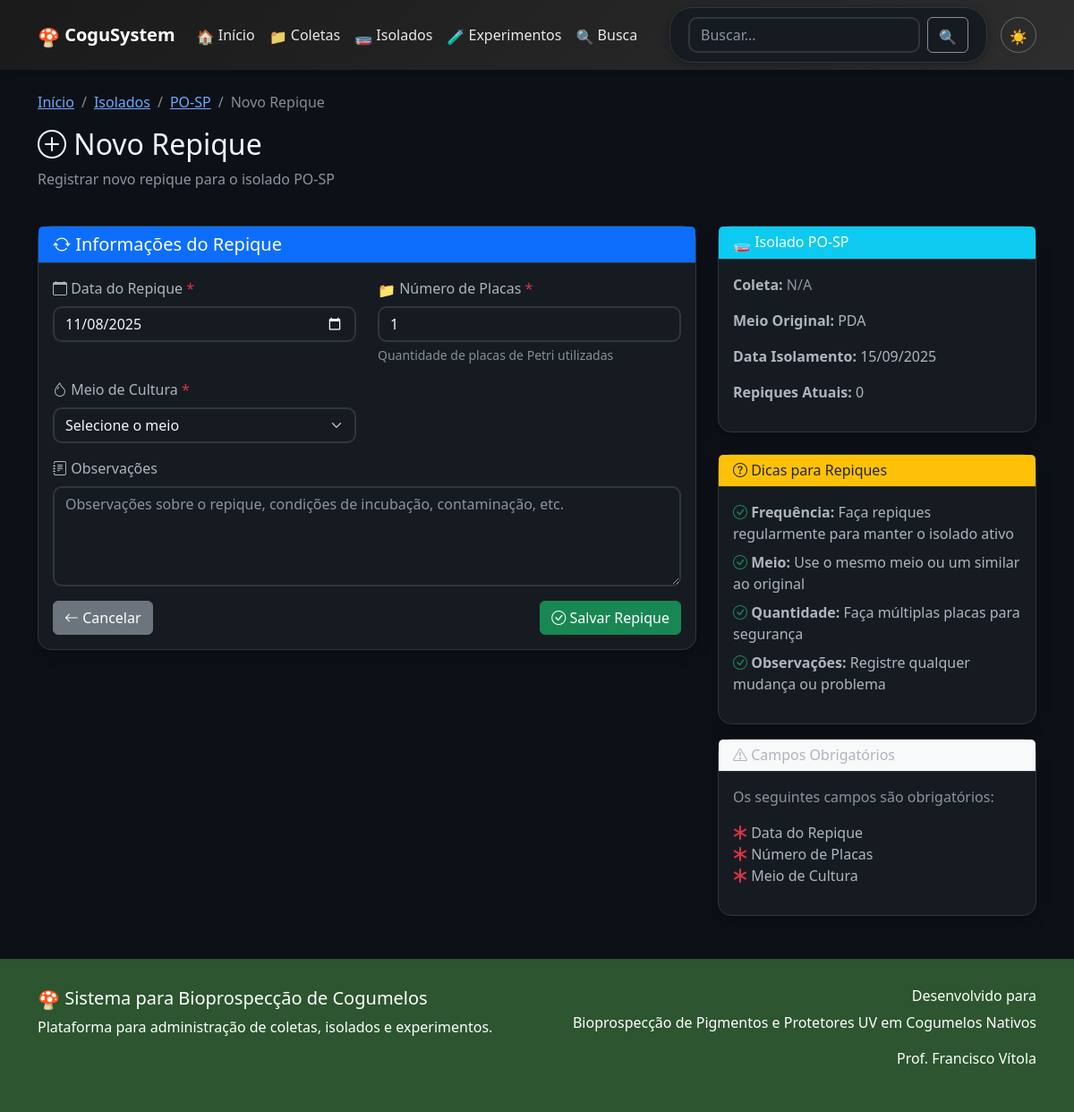
Page /repique/novo/1 on the earlier database version.
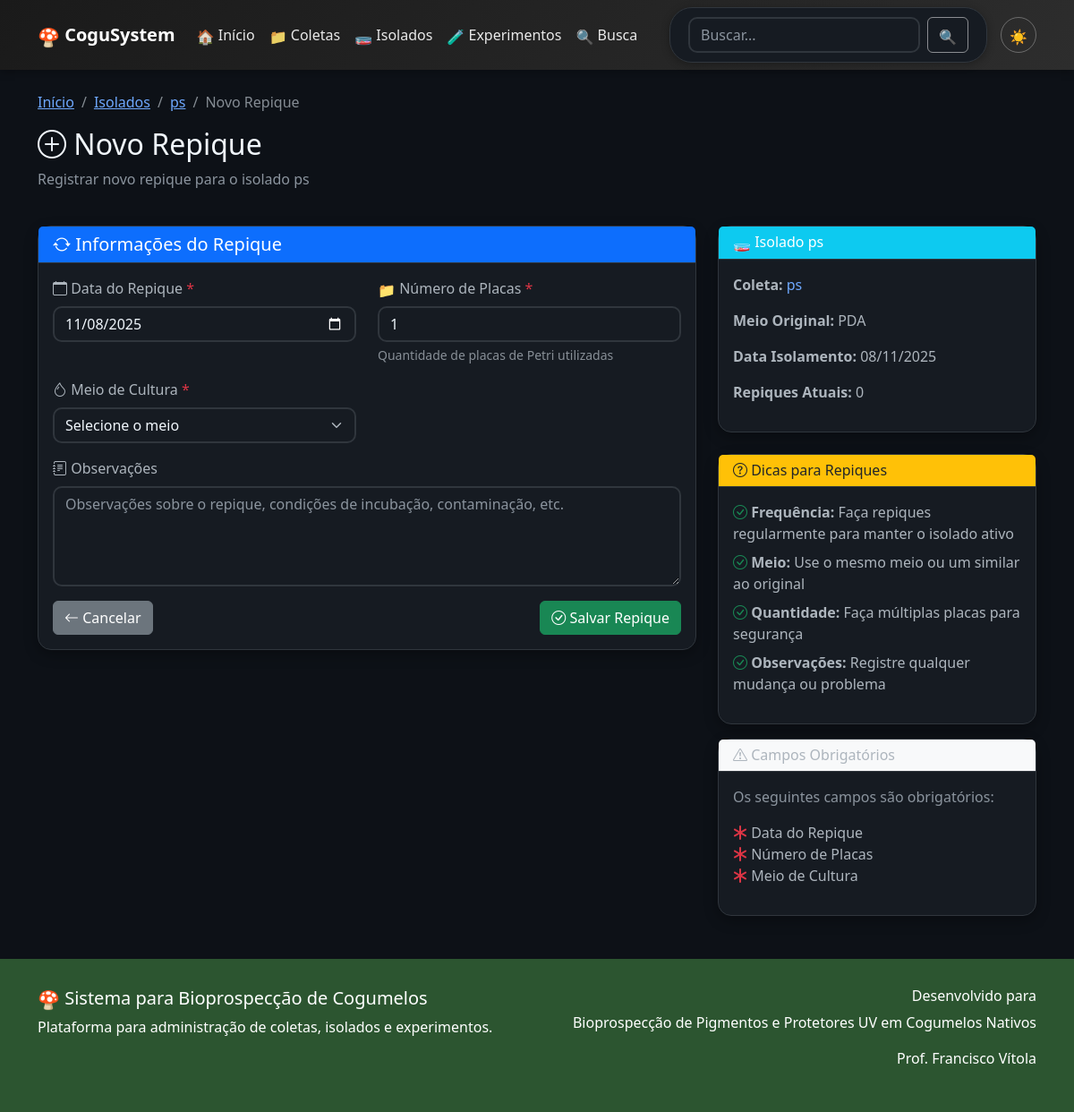
Same page on the later database version.
### app.py (models this page shows)
class Isolado(db.Model):
    id = db.Column(db.Integer, primary_key=True)
    codigo = db.Column(db.String(50), unique=True, nullable=False)
    coleta_id = db.Column(db.Integer, db.ForeignKey('coleta.id'), nullable=True)
    origem_tipo = db.Column(db.String(20), nullable=False, default='coleta')
    origem_instituicao = db.Column(db.String(255))
    especie_nome_cientifico = db.Column(db.String(200))
    data_isolamento = db.Column(db.Date, nullable=False)
    meio_cultura = db.Column(db.String(100))
    temperatura_incubacao = db.Column(db.Float)
    observacoes = db.Column(db.Text)
    data_cadastro = db.Column(db.DateTime, default=datetime.utcnow)
    repiques = db.relationship('Repique', backref='isolado', lazy=True, cascade='all, delete-orphan')
    experimentos = db.relationship('Experimento', backref='isolado', lazy=True, cascade='all, delete-orphan')
    imagens = db.relationship('ImagemIsolado', back_populates='isolado', lazy=True, cascade='all, delete-orphan')

class Coleta(db.Model):
    id = db.Column(db.Integer, primary_key=True)
    codigo = db.Column(db.String(50), unique=True, nullable=False)
    nome_cientifico = db.Column(db.String(200))
    nome_popular = db.Column(db.String(200))
    data_coleta = db.Column(db.Date, nullable=False)
    local_coleta = db.Column(db.String(500))
    coordenadas = db.Column(db.String(100))
    substrato = db.Column(db.String(200))
    coletor = db.Column(db.String(200))
    observacoes = db.Column(db.Text)
    data_cadastro = db.Column(db.DateTime, default=datetime.utcnow)
    isolados = db.relationship('Isolado', backref='coleta', lazy=True, cascade='all, delete-orphan')
    experimentos = db.relationship('Experimento', backref='coleta', lazy=True, cascade='all, delete-orphan')
    imagens = db.relationship('ImagemColeta', back_populates='coleta', lazy=True, cascade='all, delete-orphan')

### app.py (the view, shortened to what this page needs)
@app.route('/repique/novo/<int:isolado_id>', methods=['GET', 'POST'])
def novo_repique(isolado_id):
    isolado = Isolado.query.get_or_404(isolado_id)
    return render_template('novo_repique.html', isolado=isolado)

### templates/novo_repique.html (shortened to what the changed rows need)
{% extends "base.html" %}
{% block content %}
<div class="row mb-4">
    <div class="col-12">
        <nav aria-label="breadcrumb">
            <ol class="breadcrumb">
                <li class="breadcrumb-item"><a href="{{ url_for('isolado_detalhe', id=isolado.id) }}">{{ isolado.codigo }}</a></li>
            </ol>
        </nav>
        <h2><i class="bi bi-plus-circle"></i> Novo Repique</h2>
        <p class="text-muted">Registrar novo repique para o isolado {{ isolado.codigo }}</p>
    </div>
</div>
<div class="row">
    <div class="col-lg-4">
        <div class="card mb-4">
            <div class="card-header bg-info text-white">
                <h6 class="mb-0"><i class="bi bi-petri-dish"></i> Isolado {{ isolado.codigo }}</h6>
            </div>
            <div class="card-body">
                <p><strong>Coleta:</strong>
                    {% if isolado.coleta %}
                        <a href="{{ url_for('coleta_detalhe', id=isolado.coleta.id) }}"
                           class="text-decoration-none">
                            {{ isolado.coleta.codigo }}
                        </a>
                    {% else %}
                        <span class="text-muted">N/A</span>
                    {% endif %}
                </p>
                <p><strong>Meio Original:</strong> {{ isolado.meio_cultura }}</p>
                <p><strong>Data Isolamento:</strong> {{ isolado.data_isolamento.strftime('%d/%m/%Y') }}</p>
                <p><strong>Repiques Atuais:</strong> {{ isolado.repiques|length }}</p>
            </div>
        </div>
    </div>
</div>
{% endblock %}

Differences in the rows shown:
changed Isolado "PDA": codigo "PO-SP" → "ps"; data_isolamento "15/09/2025" → "08/11/2025"
added Coleta: coleta.codigo "ps"
Other differences:
text no longer shown: "N/A"
